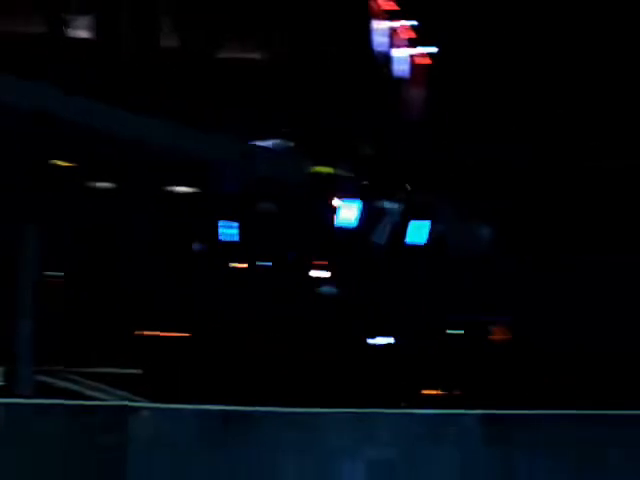
#> input picture frame 17 of video/video3.mp4, 640 x 480 px
$ python main.py
#> lines starting #> are read from the running program, lines starting #| are printed output that depends on the picture; after the words box and inside, x2 and y2 are one past the last pixel; in counts of white or black regions, pixels touching at a corner belong together
#> in main, frame is the input picture: shape (480, 640, 3); mean B, G, R 11, 6.6, 3.7
### video/armor_utils.py
import cv2
import numpy as np
from config import *

# 预处理函数（HSV+形态学）
def preprocess(frame):
    hsv = cv2.cvtColor(frame, cv2.COLOR_BGR2HSV)
#> hsv: shape (480, 640, 3); mean H, S, V 60.5, 131.3, 11.7

    # 蓝色装甲板阈值
    lower_blue = np.array([85, 45, 110], dtype=np.uint8)
    upper_blue = np.array([135, 210, 255], dtype=np.uint8)

    # 提取蓝色区域
    mask = cv2.inRange(hsv, lower_blue, upper_blue)
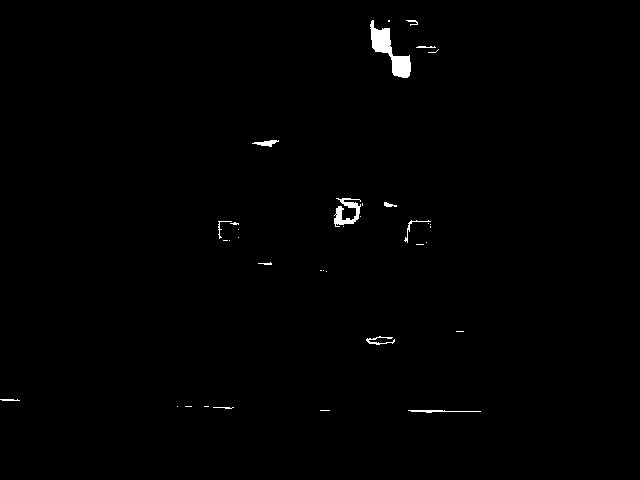
#> mask: shape (480, 640); 0.63% white; 36 white regions (23 under 20 px), largest, box (x1, y1, x2, y2) and area: (370, 20, 411, 78) 878, (334, 198, 361, 227) 374, (408, 410, 481, 413) 112

    # 形态学操作
    kernel_close = np.ones((4, 4), dtype=np.uint8)
    kernel_open = np.ones((3, 3), dtype=np.uint8)
    mask = cv2.morphologyEx(mask, cv2.MORPH_CLOSE, kernel_close)
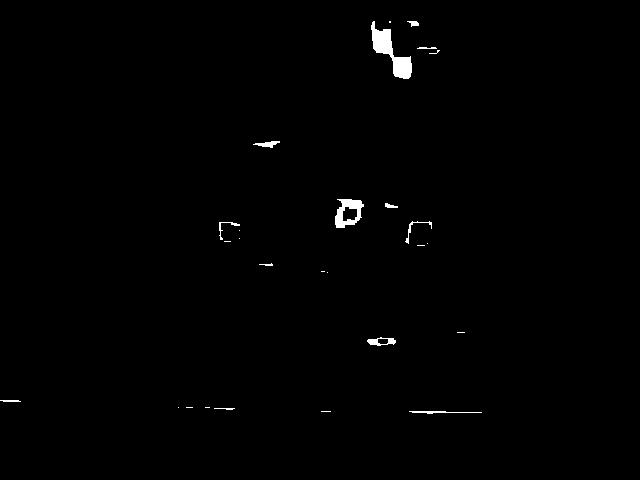
#> mask: shape (480, 640); 0.69% white; 27 white regions (14 under 20 px), largest, box (x1, y1, x2, y2) and area: (371, 21, 412, 79) 881, (335, 199, 364, 228) 465, (367, 337, 396, 346) 133
    mask = cv2.morphologyEx(mask, cv2.MORPH_OPEN, kernel_open)
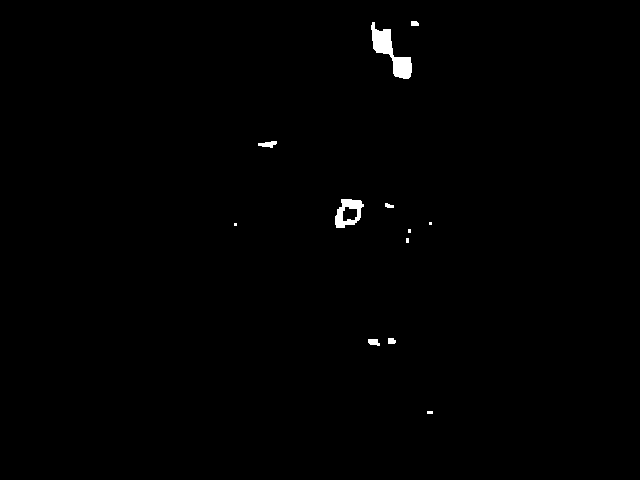
#> mask: shape (480, 640); 0.54% white; 12 white regions (5 under 20 px)

    return mask

# 轮廓筛选函数
def find_contours(binary, frame):
    contours, hierarchy = cv2.findContours(binary, cv2.RETR_EXTERNAL, cv2.CHAIN_APPROX_SIMPLE)
#> contours = 12 contours, 5 with area under 20; largest, box (x1, y1, x2, y2) and area: (371, 22, 412, 79) 793, (335, 199, 364, 228) 560, (258, 141, 277, 148) 62, (368, 339, 380, 346) 48, (388, 338, 396, 344) 31, (411, 21, 419, 26) 26, (385, 203, 394, 208) 22
    length = len(contours)
#> length = 12
    data_list = []

    if length > 0:
        for contour in contours:
            data_dict = dict()

            # 面积过滤
            area = cv2.contourArea(contour)
            if area < MIN_AREA or area > 500:
                continue

            # 最小外接矩形
            rect = cv2.minAreaRect(contour)
            rx, ry = rect[0]
            rw = rect[1][0]
            rh = rect[1][1]
            angle = rect[2]
            coor = cv2.boxPoints(rect)
            coor = np.int0(coor)

            # 跳过零尺寸
            if rw == 0 or rh == 0:
                continue

            # 最小尺寸过滤
            if rw < 6 or rh < 12:
                continue

            # 长宽比过滤
            ratio = max(rw, rh) / min(rw, rh)
            if not (RATIO_MIN < ratio < RATIO_MAX):
                continue

            # 角度过滤（灯条应该接近垂直或水平）
            if angle < -45:
                angle += 90
            abs_angle = abs(angle)
            if not (abs_angle < 40 or abs_angle > 50):
                continue

            # 矩形度过滤
            rect_area = rw * rh
            solidity = area / rect_area
            if solidity < 0.4:
                continue

            # 存入字典
            data_dict["rect"] = rect
            data_dict["box"] = coor
            data_dict["ry"] = ry
            data_dict["center"] = (rx, ry)
            data_dict["area"] = area
            data_dict["w"] = rw
            data_dict["h"] = rh
            data_dict["angle"] = angle
            data_list.append(data_dict)
#> this loop made 12 passes
#> area on passes 2, 3, 8, 9, 10, 11, 12: 48, 31, 21.5, 560, 62, 793, 26
#> after the loop, data_list = []

    return data_list

# 灯条配对函数
# [53 lines left out: function pair_armors, not called in this run]

### video/main.py
import cv2
import numpy as np
from armor_utils import preprocess,find_contours,pair_armors

# 主函数
def main():

    video = '/home/liu/RM_Vision/zhuangjiaban/video/video3.mp4' #视频（绝对路径）
    cap = cv2.VideoCapture(video)

    if not cap.isOpened():
        print("无法打开视频文件")
        return

    # 调整视频播放速度
    fps = cap.get(cv2.CAP_PROP_FPS) # 获取帧率
    if fps <= 0:
        fps = 30 # 防止读取失败
    wait_time = int(1000 / fps) # 计算等待时间

    # 死循环
    while True:

        ret, frame = cap.read() # 读取视频帧，ret是布尔值表示是否成功读取，frame是当前帧的图像数据
        if not ret: # 如果没有成功读取帧，说明视频结束，退出循环
            print("视频读取完毕，重新播放")
            cap.set(cv2.CAP_PROP_POS_FRAMES, 0) # 将视频帧位置重置为0，重新播放
            continue

        mask = preprocess(frame)
        draw = frame.copy()

        try:
            valid_bars = find_contours(mask,frame)
#> valid_bars = []

            if not valid_bars:
                # 没有检测到灯条，仍然显示画面
                armors = []
            else:
                armors = pair_armors(valid_bars) # 灯条配对

            for bar in valid_bars:
                cv2.drawContours(draw,[bar["box"]],0,(0,255,0),2)
#> this loop made 0 passes

            for armor in armors:

                bar1 = armor["bar1"]
                bar2 = armor["bar2"]
                # 构造装甲板四个角点（需要根据实际灯条方向判断顺序）
                pts = np.concatenate([bar1["box"], bar2["box"]])
                rect = cv2.minAreaRect(pts)
                box = cv2.boxPoints(rect)
                box = np.int0(box)
                cv2.drawContours(draw, [box], 0, (0, 0, 255), 2)

                cx,cy = map(int,armor["center"])
                cv2.circle(draw,(cx,cy),5,(255,0,0),-1)
                cv2.putText(draw,"Armor",(cx-20,cy-10),cv2.FONT_HERSHEY_SIMPLEX,0.5,(255,255,255),1)
                print(f"装甲板中心位置:({cx},{cy})")


        except Exception as e:
            print(f"这一帧处理错误:{e}")

        # 显示所有窗口
        cv2.imshow("识别结果", draw)  # 显示识别结果
        cv2.imshow("掩码", mask)  # 显示颜色分割结果（调试用）
        cv2.imshow("掩码", mask)  # 显示颜色分割结果（调试用）

        if cv2.waitKey(wait_time) & 0xFF == ord('q'): #按'q'键退出循环
#> (key q is pressed here)
            break


    cap.release()
    cv2.destroyAllWindows()
    print("已释放所有资源")

if __name__=="__main__":
    main()

$ run again, starting later in the video
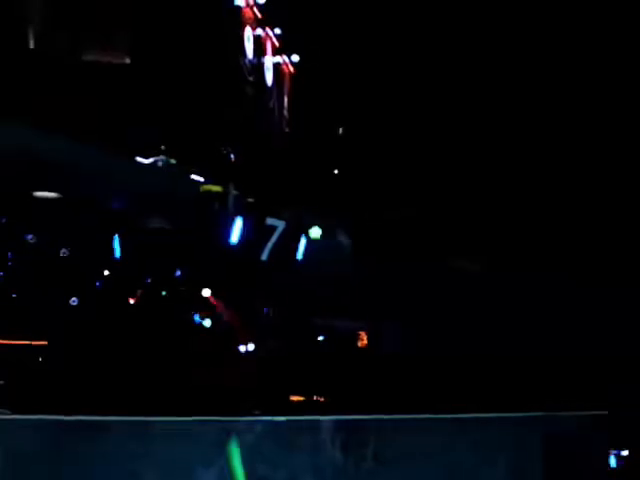
#> input picture frame 77 of video/video3.mp4, 640 x 480 px
#> in main, frame is the input picture: shape (480, 640, 3); mean B, G, R 8.7, 5.3, 3.4
#> hsv: shape (480, 640, 3); mean H, S, V 48.8, 105.1, 9.3
#> in preprocess, `mask = cv2.morphologyEx(mask, cv2.MORPH_OPEN, kernel_open)`:
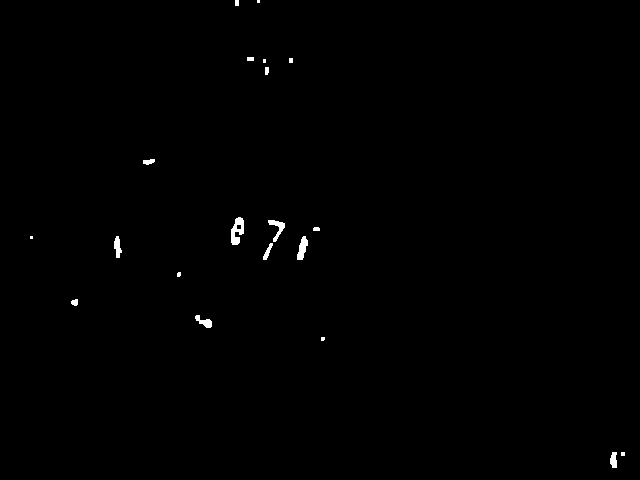
#> mask: shape (480, 640); 0.4% white; 20 white regions (6 under 20 px)
#> contours = 20 contours, 11 with area under 20; largest, box (x1, y1, x2, y2) and area: (231, 217, 244, 245) 206, (297, 236, 308, 260) 130, (268, 220, 285, 242) 111, (114, 236, 122, 258) 86, (195, 315, 212, 328) 86
#> length = 20
#> the loop in find_contours, `for contour in contours:` made 20 passes
#> (area, rect, rx, ry, rw, rh, angle, coor) on pass 13: (206.5, ((237, 230.5), (27, 12), -90), 237, 230.5, 27, 12, 0, [[243, 244], [231, 244], [231, 217], [243, 217]])
#> after the loop in find_contours, `for contour in contours:`: data_list = 1 item
#> n = 1
#> after the loop in pair_armors, `for i in range(n):`: armors = []
#> the loop in main, `for bar in valid_bars:` made 1 pass
#> after the loop in main, `for bar in valid_bars:`:
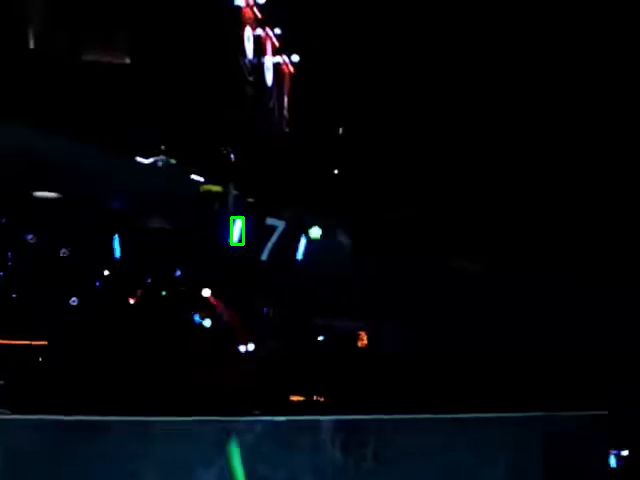
#> draw: shape (480, 640, 3); 0.07% of pixels changed, all inside (x1, y1, x2, y2) = (230, 216, 245, 246)

$ run again, starting later in the video
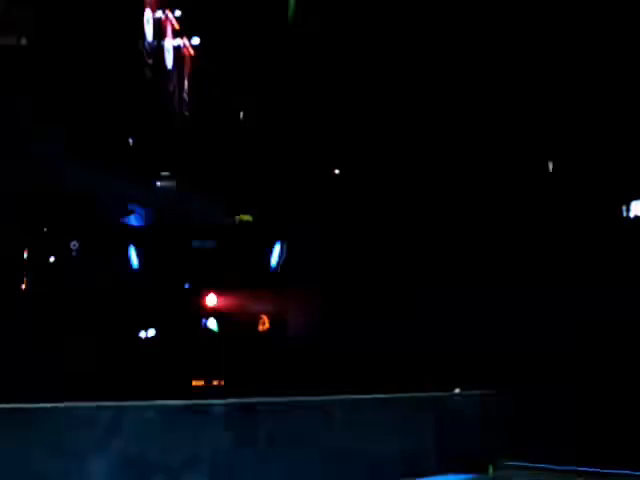
#> input picture frame 137 of video/video3.mp4, 640 x 480 px
#> in main, frame is the input picture: shape (480, 640, 3); mean B, G, R 7.9, 4.7, 3.2
#> hsv: shape (480, 640, 3); mean H, S, V 39.2, 88.6, 8.7
#> in preprocess, `mask = cv2.morphologyEx(mask, cv2.MORPH_OPEN, kernel_open)`:
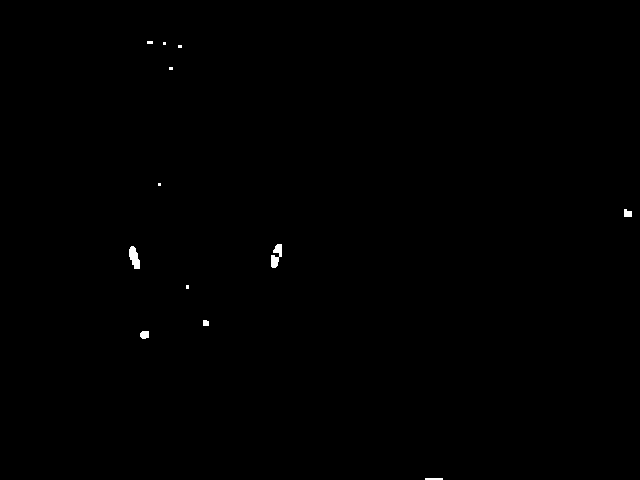
#> mask: shape (480, 640); 0.19% white; 12 white regions (6 under 20 px)
#> contours = 12 contours, 7 with area under 20; largest, box (x1, y1, x2, y2) and area: (129, 246, 140, 269) 140, (271, 244, 282, 268) 129, (140, 331, 149, 339) 50, (624, 209, 632, 217) 40, (203, 320, 209, 326) 24
#> length = 12
#> the loop in find_contours, `for contour in contours:` made 12 passes
#> area on passes 2, 3, 7: 49.5, 23.5, 39.5
#> after the loop in find_contours, `for contour in contours:`: data_list = 1 item
#> n = 1
#> after the loop in pair_armors, `for i in range(n):`: armors = []
#> the loop in main, `for bar in valid_bars:` made 1 pass
#> after the loop in main, `for bar in valid_bars:`:
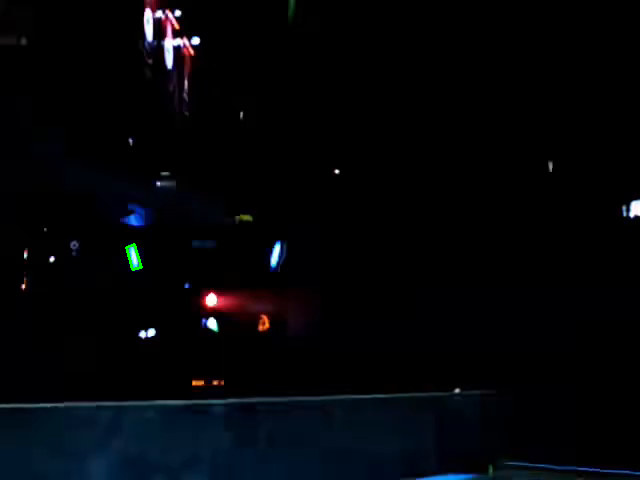
#> draw: shape (480, 640, 3); 0.06% of pixels changed, all inside (x1, y1, x2, y2) = (125, 243, 143, 271)
